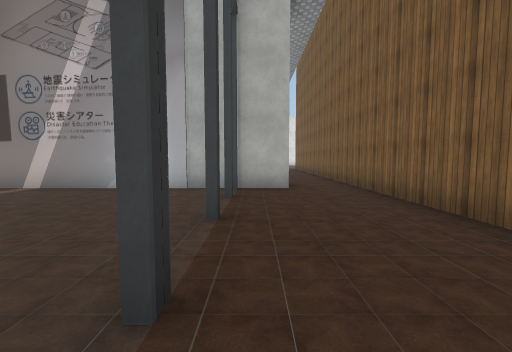
View 1 (above)

24 first-person views from a walk through a 3-D level made in the Unity game engine. The camera is 1.4 m above the floor, tilts 4° down and sees 90° across. The floor is counted in squares, 2 m on a side. Each view is taken from the middle of a square. On the plan, view 1 faces up. The plan holds only what a view shows up to about 9 squares ahead; the rest is blank. The place goes on beyond the plan. Some surface patterns are stand-ins.

View 2
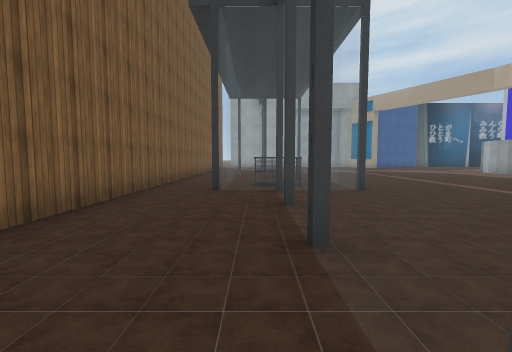

View 3
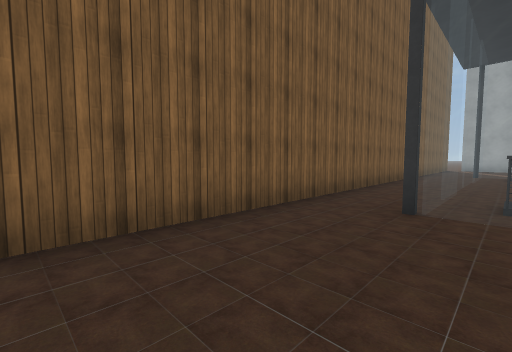

View 4
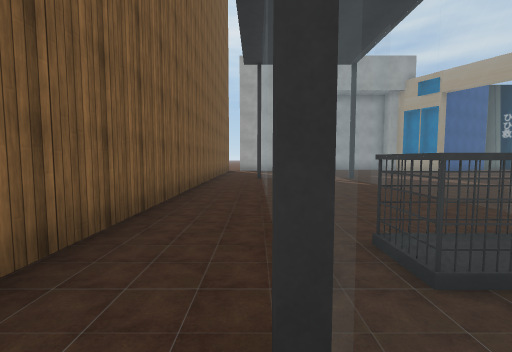

View 5
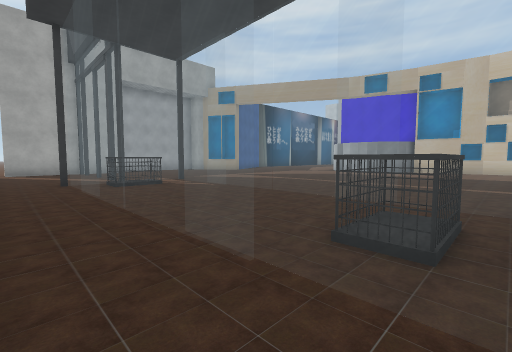

View 6
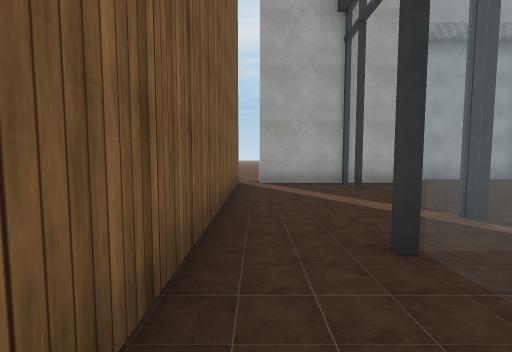

View 7
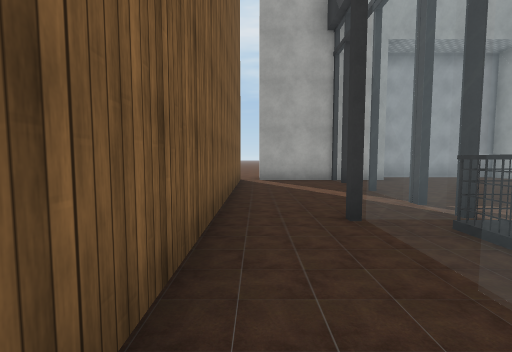

View 8
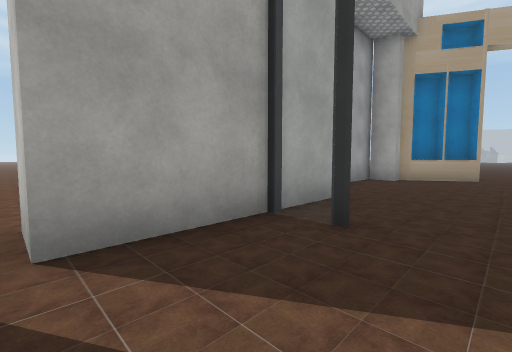

View 9
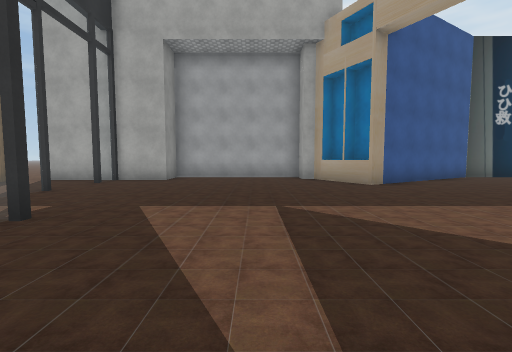

View 10
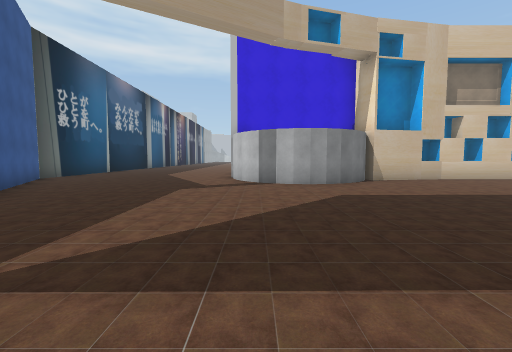

View 11
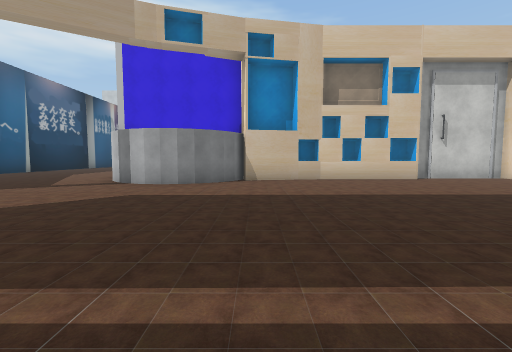

View 12
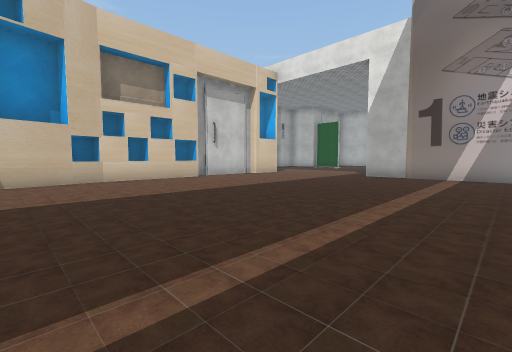

View 13
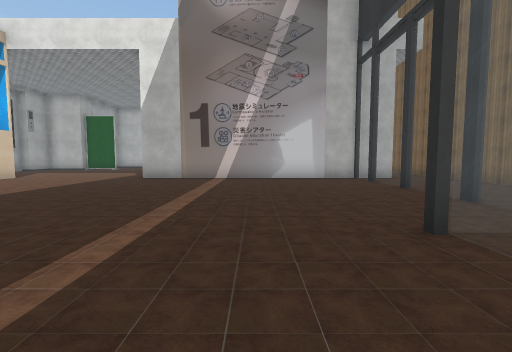

View 14
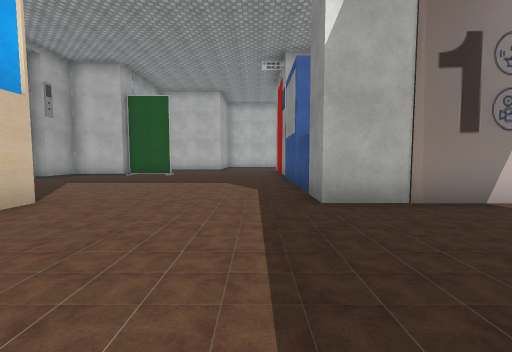

View 15
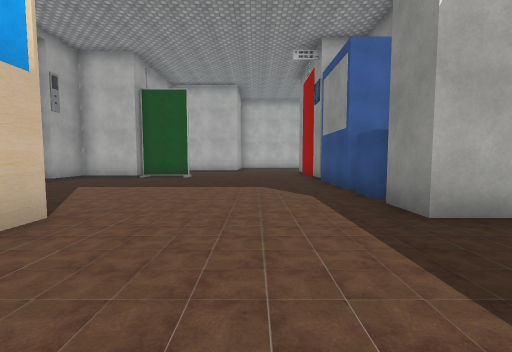

View 16
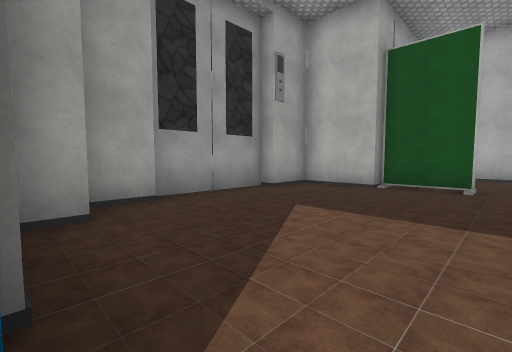

View 17
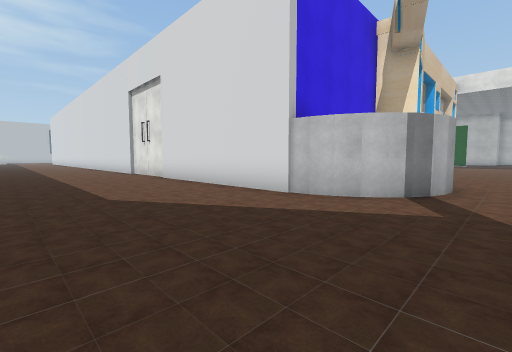

View 18
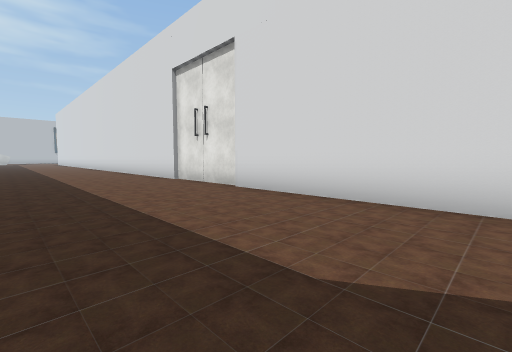

View 19
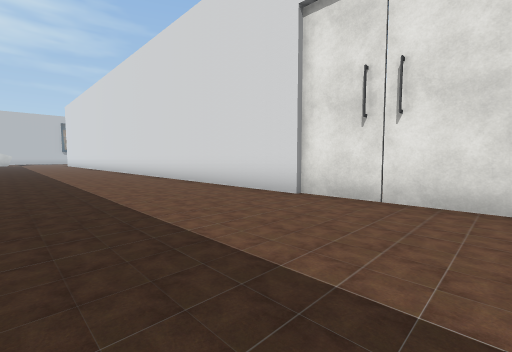

View 20
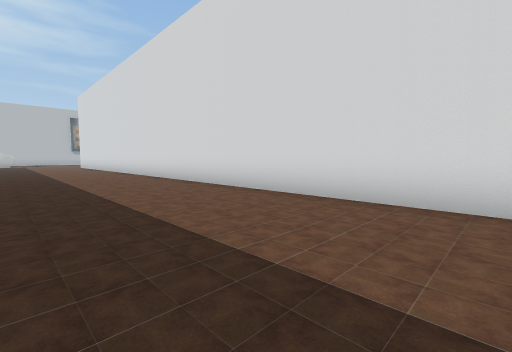

View 21
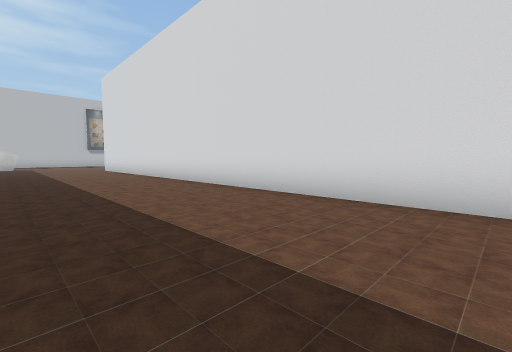

View 22
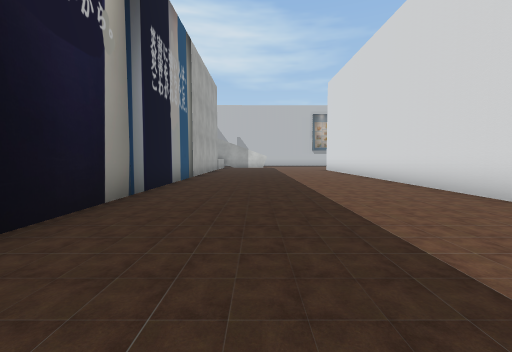

View 23
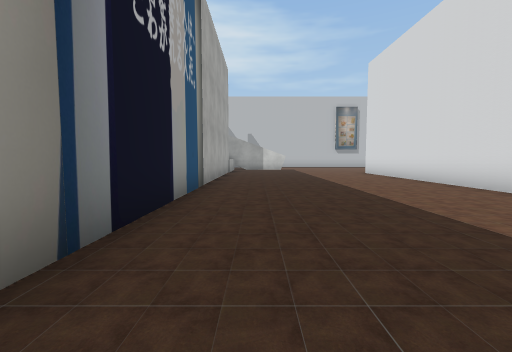

View 24
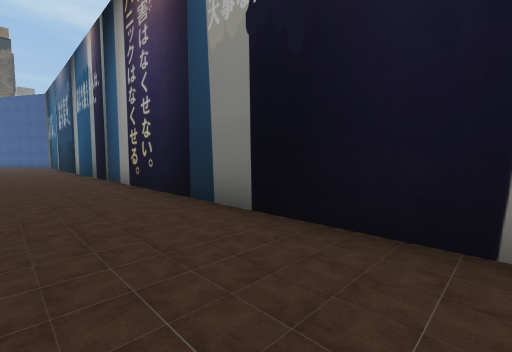

### Floor plan
Key: @ floor where view 1 was taken; # wall or solid block; . floor; = window, fence, low wall or low ledge; B blue block; O other object.
Columns run from 43 left of view 1 to 3 right of it. Each row starts with its distance up from view 1.
 12                            ##......#
 11                           ##.......#
 10                           #........#
  9                           #........#         .#
  8                           ##.......BB        .#
  7                            #.......#         .#
  6                            ####....##########.#
  5                               O...........=...#
  4                               #...........=...#
  3                               #...........#...#
  2                               #...........=...#
  1                               =...........=...#
  0                               O...........=@..#
 -1                               O..........=O==.#
 -2                               =..........=OO=.#
 -3                               #=.........=..=.#
 -4                               ##.........=..=.#
 -5                                #.........=..=.#
 -6                                ##........=..=.#
 -7                                ##........=..=.#
 -8                       ###     ##.........=OO=.#
 -9 ######################...######..........====.#
-10 ..........................................#...#
-11 ..........................................=...#
-12 ..............................................#
-13 ..................................#=..........#
-14 .....................         ..####=....####.#
-15 ###################           ###  #######  #.

Where each view was taken, in squares from view 1:
view 1: 0 up, 0 right, facing up
view 2: 5 up, 0 right, facing down
view 3: 3 up, 0 right, facing down-right
view 4: 0 up, 1 right, facing down
view 5: 1 down, 2 right, facing down-left
view 6: 7 down, 2 right, facing down
view 7: 6 down, 2 right, facing down
view 8: 12 down, 2 right, facing down-left
view 9: 6 down, 5 left, facing down
view 10: 8 down, 4 left, facing left
view 11: 4 down, 4 left, facing left
view 12: 4 down, 4 left, facing up-left
view 13: 3 down, 4 left, facing up
view 14: 2 up, 9 left, facing up
view 15: 3 up, 10 left, facing up
view 16: 6 up, 12 left, facing up-left
view 17: 13 down, 10 left, facing up-left
view 18: 13 down, 14 left, facing up-left
view 19: 13 down, 19 left, facing up-left
view 20: 13 down, 24 left, facing up-left
view 21: 13 down, 30 left, facing up-left
view 22: 13 down, 31 left, facing left
view 23: 14 down, 34 left, facing left
view 24: 13 down, 35 left, facing down-right
